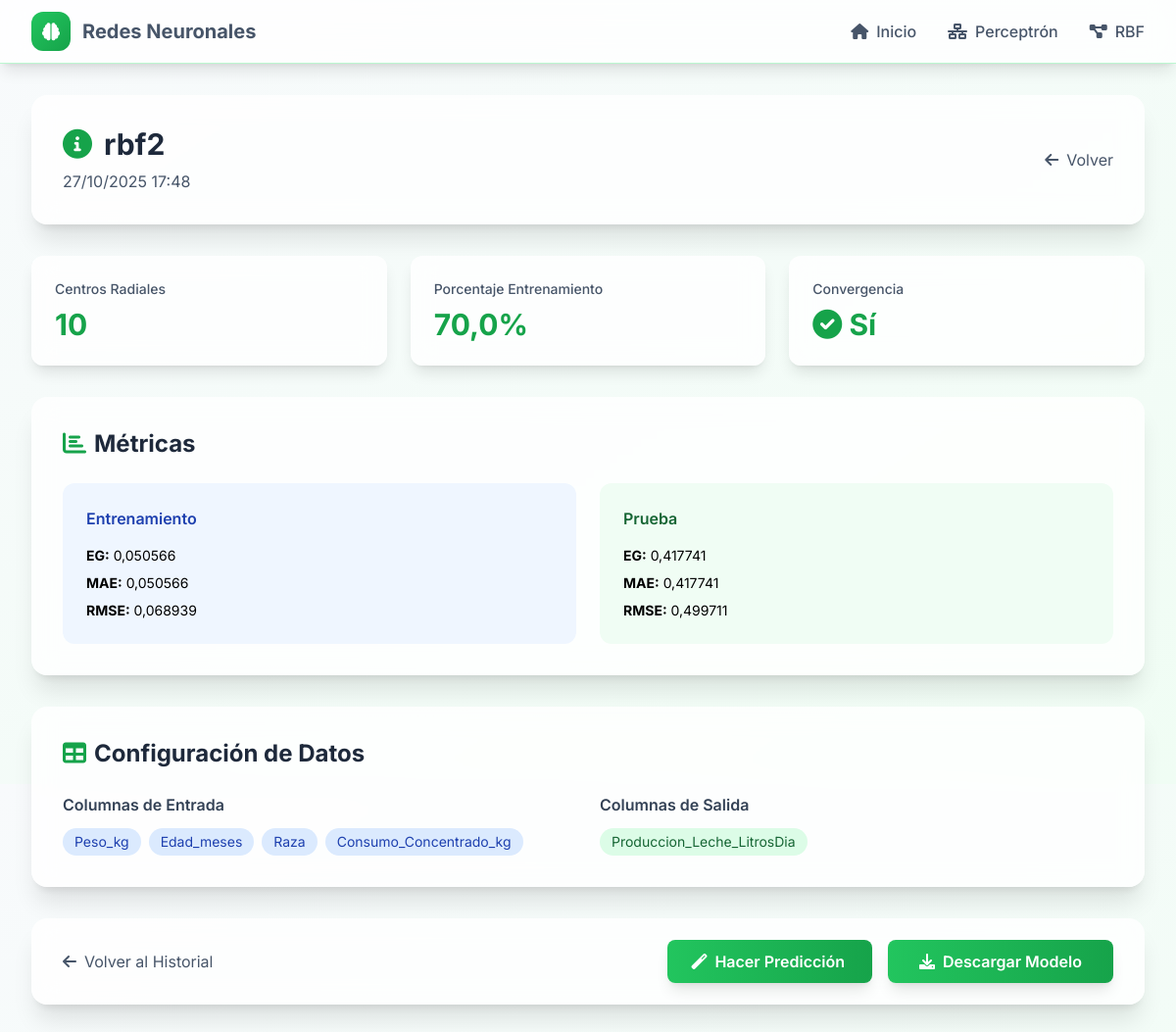
The page /rbf/detalles/2/ on the database its author committed.
### rbf/models.py (models this page shows, shortened)
class RBFTraining(models.Model):
    nombre = models.CharField(max_length=100, verbose_name="Nombre del entrenamiento")
    fecha_creacion = models.DateTimeField(auto_now_add=True, verbose_name="Fecha de creación")
    num_centros = models.IntegerField(
        verbose_name="Número de centros radiales",
        validators=[MinValueValidator(2), MaxValueValidator(50)]
    )
    porcentaje_entrenamiento = models.FloatField(
        verbose_name="Porcentaje de entrenamiento",
        validators=[MinValueValidator(50.0), MaxValueValidator(90.0)],
        default=70.0
    )
    error_aproximacion = models.FloatField(
        verbose_name="Error de aproximación óptimo",
        validators=[MaxValueValidator(1.0)],
        default=0.1
    )
    columnas_entrada = models.JSONField(verbose_name="Columnas de entrada")
    columnas_salida = models.JSONField(verbose_name="Columnas de salida")
    centros_radiales = models.JSONField(verbose_name="Centros radiales (Rj)")
    pesos_finales = models.JSONField(verbose_name="Pesos finales (W)")
    umbral = models.FloatField(verbose_name="Umbral (W0)")
    metricas_entrenamiento = models.JSONField(verbose_name="Métricas de entrenamiento (EG, MAE, RMSE)")
    metricas_prueba = models.JSONField(verbose_name="Métricas de prueba (EG, MAE, RMSE)")
    convergencia = models.BooleanField(
        verbose_name="Convergencia alcanzada",
        default=False
    )
    estadisticas_normalizacion = models.JSONField(
        verbose_name="Estadísticas de normalización (mean, std)",
        null=True,
        blank=True,
        default=dict
    )
    archivo_datos = models.FileField(
        upload_to='rbf_training_data/',
        verbose_name="Archivo de datos",
        null=True,
        blank=True
    )
    class Meta:
        verbose_name = "Entrenamiento RBF"
        verbose_name_plural = "Entrenamientos RBF"
        ordering = ['-fecha_creacion']

### rbf/views.py (the view)
# urls.py: path('detalles/<int:training_id>/', views.detalles_rbf, name='detalles_rbf'),
def detalles_rbf(request, training_id):
    training = get_object_or_404(RBFTraining, id=training_id)
    context = {
        'training': training
    }
    return render(request, 'rbf/detalles.html', context)

### templates/rbf/detalles.html (shortened to what this page needs)
{% extends 'base.html' %}
{% block content %}
<div class="max-w-7xl mx-auto px-4 sm:px-6 lg:px-8 py-8">
    <div class="bg-white/80 backdrop-blur-md rounded-2xl shadow-xl p-8 mb-8">
        <div class="flex items-center justify-between">
            <div>
                <h1 class="text-3xl font-bold text-accent-800 mb-2">
                    <i class="fas fa-info-circle mr-3 text-primary-600"></i>{{ training.nombre }}
                </h1>
                <p class="text-accent-600">{{ training.fecha_creacion|date:"d/m/Y H:i" }}</p>
            </div>
            <a href="{% url 'rbf:historial_rbf' %}" class="text-accent-600 hover:text-primary-600 transition-colors">
                <i class="fas fa-arrow-left mr-2"></i>Volver
            </a>
        </div>
    </div>
    <div class="grid grid-cols-1 md:grid-cols-3 gap-6 mb-8">
        <div class="bg-white/80 backdrop-blur-md rounded-xl shadow-lg p-6">
            <p class="text-sm text-accent-600 font-medium mb-2">Centros Radiales</p>
            <p class="text-3xl font-bold text-primary-600">{{ training.num_centros }}</p>
        </div>
        <div class="bg-white/80 backdrop-blur-md rounded-xl shadow-lg p-6">
            <p class="text-sm text-accent-600 font-medium mb-2">Porcentaje Entrenamiento</p>
            <p class="text-3xl font-bold text-green-600">{{ training.porcentaje_entrenamiento }}%</p>
        </div>
        <div class="bg-white/80 backdrop-blur-md rounded-xl shadow-lg p-6">
            <p class="text-sm text-accent-600 font-medium mb-2">Convergencia</p>
            {% if training.convergencia %}
            <p class="text-3xl font-bold text-green-600"><i class="fas fa-check-circle"></i> Sí</p>
            {% else %}
            <p class="text-3xl font-bold text-yellow-600"><i class="fas fa-exclamation-circle"></i> No</p>
            {% endif %}
        </div>
    </div>
    <div class="bg-white/80 backdrop-blur-md rounded-2xl shadow-xl p-8 mb-8">
        <h2 class="text-2xl font-bold text-accent-800 mb-6">
            <i class="fas fa-chart-bar mr-2 text-primary-600"></i>Métricas
        </h2>
        <div class="grid grid-cols-1 md:grid-cols-2 gap-6">
            <div class="bg-blue-50 rounded-xl p-6">
                <h3 class="font-semibold text-blue-800 mb-4">Entrenamiento</h3>
                <div class="space-y-2">
                    <p class="text-sm"><strong>EG:</strong> {{ training.metricas_entrenamiento.EG|floatformat:6 }}</p>
                    <p class="text-sm"><strong>MAE:</strong> {{ training.metricas_entrenamiento.MAE|floatformat:6 }}</p>
                    <p class="text-sm"><strong>RMSE:</strong> {{ training.metricas_entrenamiento.RMSE|floatformat:6 }}</p>
                </div>
            </div>
            <div class="bg-green-50 rounded-xl p-6">
                <h3 class="font-semibold text-green-800 mb-4">Prueba</h3>
                <div class="space-y-2">
                    <p class="text-sm"><strong>EG:</strong> {{ training.metricas_prueba.EG|floatformat:6 }}</p>
                    <p class="text-sm"><strong>MAE:</strong> {{ training.metricas_prueba.MAE|floatformat:6 }}</p>
                    <p class="text-sm"><strong>RMSE:</strong> {{ training.metricas_prueba.RMSE|floatformat:6 }}</p>
                </div>
            </div>
        </div>
    </div>
    <div class="bg-white/80 backdrop-blur-md rounded-2xl shadow-xl p-8 mb-8">
        <h2 class="text-2xl font-bold text-accent-800 mb-6">
            <i class="fas fa-table mr-2 text-primary-600"></i>Configuración de Datos
        </h2>
        <div class="grid grid-cols-1 md:grid-cols-2 gap-6">
            <div>
                <h3 class="font-semibold text-accent-700 mb-3">Columnas de Entrada</h3>
                <div class="flex flex-wrap gap-2">
                    {% for col in training.columnas_entrada %}
                    <span class="bg-blue-100 text-blue-800 px-3 py-1 rounded-full text-sm">{{ col }}</span>
                    {% endfor %}
                </div>
            </div>
            <div>
                <h3 class="font-semibold text-accent-700 mb-3">Columnas de Salida</h3>
                <div class="flex flex-wrap gap-2">
                    {% for col in training.columnas_salida %}
                    <span class="bg-green-100 text-green-800 px-3 py-1 rounded-full text-sm">{{ col }}</span>
                    {% endfor %}
                </div>
            </div>
        </div>
    </div>
    <div class="bg-white/80 backdrop-blur-md rounded-2xl shadow-xl p-8">
        <div class="flex items-center justify-between">
            <a href="{% url 'rbf:historial_rbf' %}" class="text-accent-600 hover:text-primary-600 transition-colors">
                <i class="fas fa-arrow-left mr-2"></i>Volver al Historial
            </a>
            <div class="space-x-4">
                <a href="{% url 'rbf:predecir_rbf' training.id %}" class="bg-gradient-to-r from-green-500 to-green-600 text-white px-6 py-3 rounded-lg font-semibold hover:from-green-600 hover:to-green-700 transition-all shadow-lg hover:shadow-xl">
                    <i class="fas fa-magic mr-2"></i>Hacer Predicción
                </a>
                <a href="{% url 'rbf:descargar_modelo_rbf' training.id %}" class="bg-gradient-to-r from-primary-500 to-primary-600 text-white px-8 py-3 rounded-lg font-semibold hover:from-primary-600 hover:to-primary-700 transition-all shadow-lg hover:shadow-xl">
                    <i class="fas fa-download mr-2"></i>Descargar Modelo
                </a>
            </div>
        </div>
    </div>
</div>
{% endblock %}

### static/css/style.css (style rules this page uses)
body { font-family: 'Inter', system-ui, -apple-system, sans-serif; }

### rows shown on the page
RBFTraining: nombre "rbf2", fecha_creacion "27/10/2025 17:48", num_centros "10", porcentaje_entrenamiento "70,0", metricas_entrenamiento.EG "0,050566", metricas_entrenamiento.MAE "0,050566", metricas_entrenamiento.RMSE "0,068939", metricas_prueba.EG "0,417741", metricas_prueba.MAE "0,417741", metricas_prueba.RMSE "0,499711"

### other values the page prints
{{ col }} "Peso_kg" "Edad_meses" "Raza" "Consumo_Concentrado_kg"
{{ col }} "Produccion_Leche_LitrosDia"
